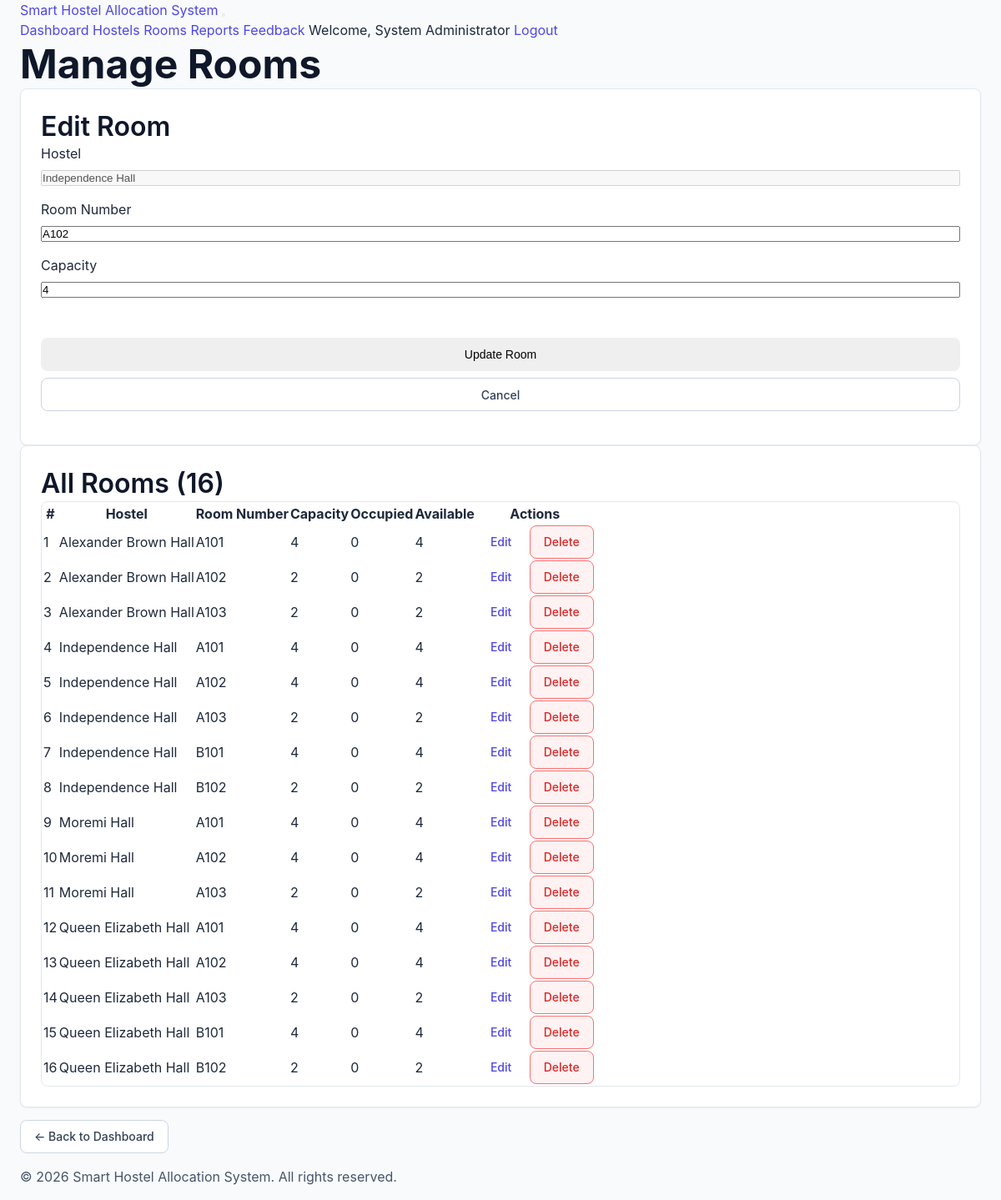
The app's page /old_php_version/admin/manage_rooms.php?edit=2 (signed in) with its own data.
### tables this page shows
CREATE TABLE IF NOT EXISTS rooms (
    room_id INT AUTO_INCREMENT PRIMARY KEY,
    hostel_id INT NOT NULL,
    room_number VARCHAR(10) NOT NULL,
    capacity INT NOT NULL DEFAULT 2,
    occupied_slots INT NOT NULL DEFAULT 0,
    created_at DATETIME DEFAULT CURRENT_TIMESTAMP,
    FOREIGN KEY (hostel_id) REFERENCES hostels(hostel_id) ON DELETE CASCADE,
    UNIQUE KEY unique_room_in_hostel (hostel_id, room_number)
);

CREATE TABLE IF NOT EXISTS hostels (
    hostel_id INT AUTO_INCREMENT PRIMARY KEY,
    hostel_name VARCHAR(100) NOT NULL,
    gender_category ENUM('Male', 'Female') NOT NULL,
    total_rooms INT NOT NULL DEFAULT 0,
    created_at DATETIME DEFAULT CURRENT_TIMESTAMP
);

### old_php_version/includes/functions.php (called while the page is built, shortened)
<?php
require_once __DIR__ . '/config.php';
function getAllRooms() {
    global $conn;
    $query = "SELECT r.*, h.hostel_name, h.gender_category
              FROM rooms r
              JOIN hostels h ON r.hostel_id = h.hostel_id
              ORDER BY h.hostel_name, r.room_number ASC";
    $result = mysqli_query($conn, $query);
    $rooms = [];
    while ($row = mysqli_fetch_assoc($result)) {
        $rooms[] = $row;
    }
    return $rooms;
}
function getRoomById($roomId) {
    global $conn;
    $roomId = (int)$roomId;
    $query = "SELECT r.*, h.hostel_name FROM rooms r JOIN hostels h ON r.hostel_id = h.hostel_id WHERE r.room_id = $roomId LIMIT 1";
    $result = mysqli_query($conn, $query);
    return ($result && mysqli_num_rows($result) === 1) ? mysqli_fetch_assoc($result) : null;
}
function sanitize($str) {
    return htmlspecialchars($str, ENT_QUOTES, 'UTF-8');
}

### old_php_version/admin/manage_rooms.php (the view, shortened to what this page needs)
<?php
require_once __DIR__ . '/../includes/auth.php';
require_once __DIR__ . '/../includes/functions.php';
$editRoom = null;
if (isset($_GET['edit'])) {
    $editRoom = getRoomById((int)$_GET['edit']);
}
$rooms = getAllRooms();
include __DIR__ . '/../includes/header.php';
?>
<h1 class="page-title">Manage Rooms</h1>
<div class="card">
    <h3><?php echo $editRoom ? 'Edit Room' : 'Add New Room'; ?></h3>
    <form method="POST" action="" class="form-inline">
        <?php if (!$editRoom): ?>
        <div class="form-group">
            <label for="hostel_id">Hostel</label>
            <select id="hostel_id" name="hostel_id" required>
                <option value="">-- Select Hostel --</option>
                <?php foreach ($hostels as $hostel): ?>
                    <option value="<?php echo $hostel['hostel_id']; ?>">
                        <?php echo sanitize($hostel['hostel_name']); ?> (<?php echo $hostel['gender_category']; ?>)
                    </option>
                <?php endforeach; ?>
            </select>
        </div>
        <?php else: ?>
            <div class="form-group">
                <label>Hostel</label>
                <input type="text" value="<?php echo sanitize($editRoom['hostel_name']); ?>" disabled>
            </div>
        <?php endif; ?>
        <div class="form-group">
            <label for="room_number">Room Number</label>
            <input type="text" id="room_number" name="room_number" required
                   value="<?php echo $editRoom ? sanitize($editRoom['room_number']) : ''; ?>"
                   placeholder="e.g., A101">
        </div>
        <div class="form-group">
            <label for="capacity">Capacity</label>
            <input type="number" id="capacity" name="capacity" required min="1" max="20"
                   value="<?php echo $editRoom ? $editRoom['capacity'] : '2'; ?>">
        </div>
        <div class="form-group">
            <label>&nbsp;</label>
            <?php if ($editRoom): ?>
                <button type="submit" name="edit_room" class="btn btn-success">Update Room</button>
                <a href="<?php echo BASE_URL; ?>/admin/manage_rooms.php" class="btn btn-secondary">Cancel</a>
            <?php else: ?>
                <button type="submit" name="add_room" class="btn btn-primary">Add Room</button>
            <?php endif; ?>
        </div>
    </form>
</div>
<div class="card">
    <h3>All Rooms (<?php echo count($rooms); ?>)</h3>
    <?php if (empty($rooms)): ?>
        <p>No rooms have been added yet. <a href="<?php echo BASE_URL; ?>/admin/manage_hostels.php">Add hostels first</a>.</p>
    <?php else: ?>
        <div class="table-wrapper">
            <table>
                <thead>
                    <tr>
                        <th>#</th>
                        <th>Hostel</th>
                        <th>Room Number</th>
                        <th>Capacity</th>
                        <th>Occupied</th>
                        <th>Available</th>
                        <th>Actions</th>
                    </tr>
                </thead>
                <tbody>
                    <?php foreach ($rooms as $index => $room): ?>
                        <tr>
                            <td><?php echo $index + 1; ?></td>
                            <td><?php echo sanitize($room['hostel_name']); ?></td>
                            <td><?php echo sanitize($room['room_number']); ?></td>
                            <td><?php echo $room['capacity']; ?></td>
                            <td><?php echo $room['occupied_slots']; ?></td>
                            <td><?php echo $room['capacity'] - $room['occupied_slots']; ?></td>
                            <td>
                                <a href="?edit=<?php echo $room['room_id']; ?>" class="btn btn-warning btn-sm">Edit</a>
                                <a href="?delete=<?php echo $room['room_id']; ?>" class="btn btn-danger btn-sm"
                                   onclick="return confirmDelete('room')">Delete</a>
                            </td>
                        </tr>
                    <?php endforeach; ?>
                </tbody>
            </table>
        </div>
    <?php endif; ?>
</div>
<p style="margin-top: 15px;">
    <a href="<?php echo BASE_URL; ?>/admin/dashboard.php" class="btn btn-secondary">← Back to Dashboard</a>
</p>
<footer>
    <p>&copy; <?php echo date('Y'); ?> <?php echo APP_NAME; ?>. All rights reserved.</p>
</footer>
</body>
</html>

### frontend/css/style.css (style rules this page uses)
:root { --primary-50: #eef2ff; --primary-100: #e0e7ff; --primary-200: #c7d2fe; --primary-300: #a5b4fc; --primary-400: #818cf8; --primary-500: #6366f1; --primary-600: #4f46e5; --primary-700: #4338ca; --primary-800: #3730a3; --primary-900: #312e81; --neutral-50: #f8fafc; --neutral-100: #f1f5f9; --neutral-200: #e2e8f0; --neutral-300: #cbd5e1; --neutral-400: #94a3b8; --neutral-500: #64748b; --neutral-600: #475569; --neutral-700: #334155; --neutral-800: #1e293b; --neutral-900: #0f172a; --success-bg: #ecfdf5; --success-border: #34d399; --success-text: #059669; --error-bg: #fef2f2; --error-border: #f87171; --error-text: #dc2626; --warning-bg: #fffbeb; --warning-border: #fcd34d; --warning-text: #d97706; --info-bg: #eff6ff; --info-border: #93c5fd; --info-text: #2563eb; --space-4: 4px; --space-8: 8px; --space-12: 12px; --space-16: 16px; --space-24: 24px; --space-32: 32px; --space-48: 48px; --space-64: 64px; --font-family: 'Inter', -apple-system, BlinkMacSystemFont, "Segoe UI", Roboto, Helvetica, Arial, sans-serif; --text-h1: 48px; --text-h2: 40px; --text-h3: 32px; --text-h4: 24px; --text-h5: 20px; --text-body: 16px; --text-small: 14px; --text-caption: 12px; --radius-sm: 4px; --radius-md: 8px; --radius-lg: 12px; --radius-full: 9999px; --shadow-sm: 0 1px 2px 0 rgba(0, 0, 0, 0.05); --shadow-md: 0 4px 6px -1px rgba(0, 0, 0, 0.1), 0 2px 4px -1px rgba(0, 0, 0, 0.06); --shadow-lg: 0 10px 15px -3px rgba(0, 0, 0, 0.1), 0 4px 6px -2px rgba(0, 0, 0, 0.05); }
*, *::before, *::after { margin: 0; padding: 0; box-sizing: border-box; }
body { font-family: var(--font-family); font-size: var(--text-body); line-height: 1.5; color: var(--neutral-800); background-color: var(--neutral-50); -webkit-font-smoothing: antialiased; }
h1 { font-size: var(--text-h1); line-height: 1.2; font-weight: 700; color: var(--neutral-900); }
h3 { font-size: var(--text-h3); line-height: 1.3; font-weight: 600; color: var(--neutral-900); }
p { font-size: var(--text-body); color: var(--neutral-600); margin-bottom: var(--space-16); }
a { color: var(--primary-600); text-decoration: none; transition: color 0.2s; }
.card { background: #ffffff; border: 1px solid var(--neutral-200); border-radius: var(--radius-md); padding: var(--space-24); box-shadow: var(--shadow-sm); }
.btn { display: inline-flex; align-items: center; justify-content: center; gap: var(--space-8); height: 40px; padding: 0 var(--space-16); font-size: var(--text-small); font-weight: 500; border-radius: var(--radius-md); border: 1px solid transparent; cursor: pointer; transition: all 0.2s; text-decoration: none; white-space: nowrap; }
.btn-secondary { background-color: #ffffff; border-color: var(--neutral-300); color: var(--neutral-700); }
.btn-danger { background-color: var(--error-bg); color: var(--error-text); border-color: var(--error-border); }
.form-group { margin-bottom: var(--space-16); display: flex; flex-direction: column; gap: var(--space-8); }
.table-wrapper { width: 100%; overflow-x: auto; border: 1px solid var(--neutral-200); border-radius: var(--radius-md); background: #ffffff; }

### records on screen
rooms: hostel.hostel_name "Independence Hall", room_number "A102", capacity "4", occupied_slots "0", $room['capacity']-$room['occupied_slots'] "4"
rooms: hostel.hostel_name "Alexander Brown Hall", room_number "A101", capacity "4", occupied_slots "0", $room['capacity']-$room['occupied_slots'] "4"
rooms: hostel.hostel_name "Alexander Brown Hall", room_number "A102", capacity "2", occupied_slots "0", $room['capacity']-$room['occupied_slots'] "2"
rooms: hostel.hostel_name "Alexander Brown Hall", room_number "A103", capacity "2", occupied_slots "0", $room['capacity']-$room['occupied_slots'] "2"
rooms: hostel.hostel_name "Independence Hall", room_number "A101", capacity "4", occupied_slots "0", $room['capacity']-$room['occupied_slots'] "4"
rooms: hostel.hostel_name "Independence Hall", room_number "A103", capacity "2", occupied_slots "0", $room['capacity']-$room['occupied_slots'] "2"
rooms: hostel.hostel_name "Independence Hall", room_number "B101", capacity "4", occupied_slots "0", $room['capacity']-$room['occupied_slots'] "4"
rooms: hostel.hostel_name "Independence Hall", room_number "B102", capacity "2", occupied_slots "0", $room['capacity']-$room['occupied_slots'] "2"
rooms: hostel.hostel_name "Moremi Hall", room_number "A101", capacity "4", occupied_slots "0", $room['capacity']-$room['occupied_slots'] "4"
rooms: hostel.hostel_name "Moremi Hall", room_number "A102", capacity "4", occupied_slots "0", $room['capacity']-$room['occupied_slots'] "4"
rooms: hostel.hostel_name "Moremi Hall", room_number "A103", capacity "2", occupied_slots "0", $room['capacity']-$room['occupied_slots'] "2"
rooms: hostel.hostel_name "Queen Elizabeth Hall", room_number "A101", capacity "4", occupied_slots "0", $room['capacity']-$room['occupied_slots'] "4"
rooms: hostel.hostel_name "Queen Elizabeth Hall", room_number "A102", capacity "4", occupied_slots "0", $room['capacity']-$room['occupied_slots'] "4"
rooms: hostel.hostel_name "Queen Elizabeth Hall", room_number "A103", capacity "2", occupied_slots "0", $room['capacity']-$room['occupied_slots'] "2"
rooms: hostel.hostel_name "Queen Elizabeth Hall", room_number "B101", capacity "4", occupied_slots "0", $room['capacity']-$room['occupied_slots'] "4"
rooms: hostel.hostel_name "Queen Elizabeth Hall", room_number "B102", capacity "2", occupied_slots "0", $room['capacity']-$room['occupied_slots'] "2"

### other values on screen
APP_NAME "Smart Hostel Allocation System"
getCurrentUserName() "System Administrator"
count($rooms) "16"
